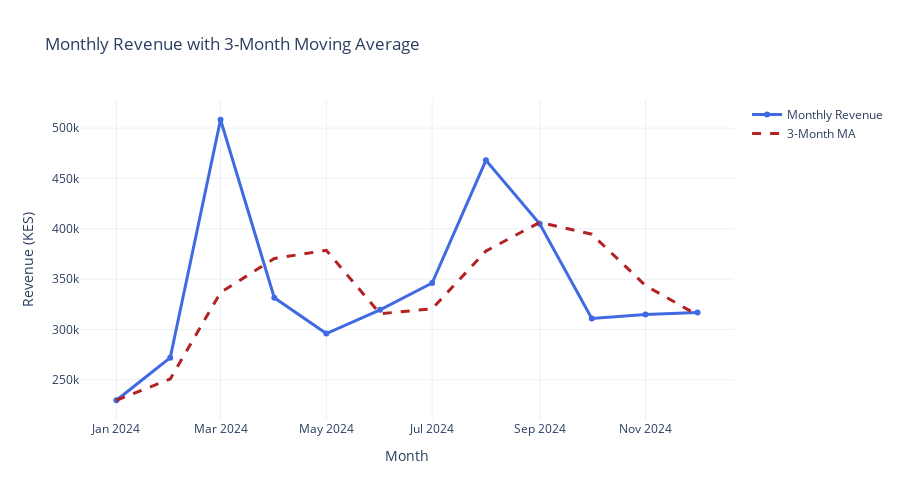

The cell this chart's notebook holds for it:
### Code cell
# Monthly revenue with moving average
fig = go.Figure()

# Actual monthly revenue
fig.add_trace(go.Scatter(
    x=monthly['order_month'],
    y=monthly['total_revenue'],
    mode='lines+markers',
    name='Monthly Revenue',
    line=dict(color='royalblue', width=3)
))

# 3-month moving average
fig.add_trace(go.Scatter(
    x=monthly['order_month'],
    y=monthly['MA3'],
    mode='lines',
    name='3-Month MA',
    line=dict(color='firebrick', width=3, dash='dash')
))

fig.update_layout(
    title="Monthly Revenue with 3-Month Moving Average",
    xaxis_title="Month",
    yaxis_title="Revenue (KES)",
    template='plotly_white',
    height=500
)
fig.show()

### Figure 1 — Plotly figure (JSON) as saved in the notebook; plotly's stock layout.template omitted (floating-point values rounded to 4 significant figures)
{"data": [{"line": {"color": "royalblue", "width": 3}, "mode": "lines+markers", "name": "Monthly Revenue", "type": "scatter", "x": ["2024-01", "2024-02", "2024-03", "2024-04", "2024-05", "2024-06", "2024-07", "2024-08", "2024-09", "2024-10", "2024-11", "2024-12"], "y": [229600, 271800, 508300, 331400, 295900, 319400, 346100, 468000, 404900, 310900, 314900, 316900]}, {"line": {"color": "firebrick", "dash": "dash", "width": 3}, "mode": "lines", "name": "3-Month MA", "type": "scatter", "x": ["2024-01", "2024-02", "2024-03", "2024-04", "2024-05", "2024-06", "2024-07", "2024-08", "2024-09", "2024-10", "2024-11", "2024-12"], "y": [229600.0, 250700.0, 336600.0, 370500.0, 378500.0, 315600.0, 320500.0, 377800.0, 406300.0, 394600.0, 343600.0, 314200.0]}], "layout": {"height": 500, "title": {"text": "Monthly Revenue with 3-Month Moving Average"}, "xaxis": {"title": {"text": "Month"}}, "yaxis": {"title": {"text": "Revenue (KES)"}}}}
